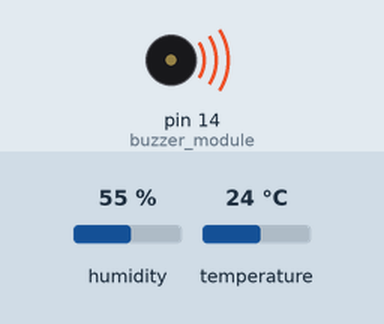
Recording of a sketch running on a simulated Arduino Uno, built with avr-gcc and run on an emulated ATmega328P. Shown: buzzer (waves = sounding, pin HIGH). The inputs (shaded band) are chosen by the test bench; at power-on: temperature 24 °C, humidity 55 %. What the sketch prints to the serial monitor is not drawn.

Above: at 2.8 s.
2.9 s: temperature set to 27 °C
5.6 s: temperature set to 30 °C
At 6.7 s:
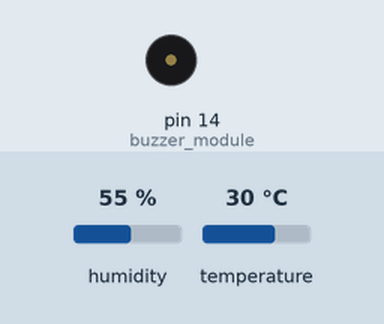
8.3 s: temperature set to 12 °C
At 11.3 s:
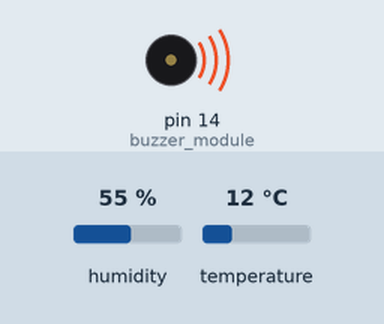
11.6 s: temperature set to 33 °C
At 12.8 s:
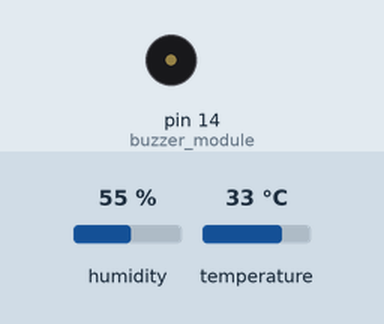
Timing chart, 0 to 14.6 s (numbered marks = the images above; inputs shaded):
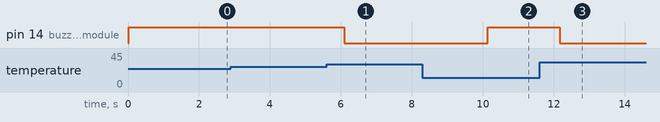

Measured:
- the behaviour switches between 28 and 29 °C on temperature (found by bisection; images 0 and 1)
- after the input at 2.9 s, every drawn part: stays the same
- after the input at 5.6 s, pin 14 (buzzer_module): HIGH → LOW after 0.50 s
- after the input at 8.3 s, pin 14 (buzzer_module): LOW → HIGH after 1.8 s
- after the input at 11.6 s, pin 14 (buzzer_module): HIGH → LOW after 0.57 s

The sketch:

Lab3.ino
```cpp
#include "DHT.h"


#define DHTPIN 2

#define DHTTYPE DHT11

 int buzzer_module = 14;  //D5

DHT dht(DHTPIN, DHTTYPE);


void setup() {
   Serial.begin(115200);
   pinMode(buzzer_module, OUTPUT);
   dht.begin();
}
void loop()
{    float t = dht.readTemperature();
   if ( isnan(t)) {

     Serial.println("Failed to read from DHT sensor!");

      return;

   }
   if (t>28)
      digitalWrite(buzzer_module, LOW);
   else
     digitalWrite(buzzer_module, HIGH);

   Serial.print("Temperature: ");

   Serial.print(t);
   Serial.print(" *C ");
      delay(1000);
}
```
